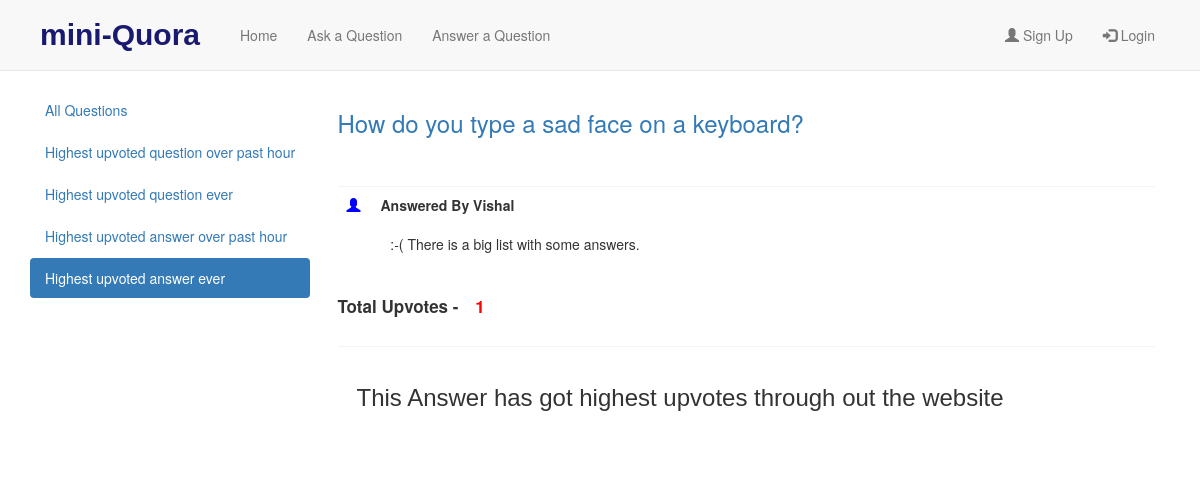
The page /index/highest_upvoted_answer_ever/ on the database its author committed.
### quora/models.py (models this page shows)
class Answers(models.Model):
    answer = models.TextField()
    question_id = models.ForeignKey(Question, on_delete=models.CASCADE)
    answer_upvotes = models.IntegerField(default=0)
    ans_date = models.DateTimeField(auto_now_add=True)
    user_id = models.ForeignKey(User, on_delete=models.CASCADE)

class Question(models.Model):
    question = models.TextField()
    user = models.ForeignKey(User, on_delete=models.CASCADE)
    total_upvotes = models.IntegerField(default=0)
    date = models.DateTimeField(auto_now_add=True)

class User(models.Model):
    fname = models.CharField(max_length=80)
    lname = models.CharField(max_length=80)
    email = models.EmailField(unique=True)
    password = models.CharField(max_length=200)

### quora/views.py (the view)
# urls.py: path('highest_upvoted_answer_ever/', views.highest_upvoted_answer, name='highest_upvoted_answer'),
def highest_upvoted_answer(request):
    answers = Answers.objects.all()
    max_votes = 0
    ans_id = None
    for qun in answers:
        if qun.answer_upvotes > max_votes:
            max_votes = qun.answer_upvotes
            ans_id = qun
    args = {
        'ans_id': ans_id,
    }
    return render(request, 'quora/highest_upvotes_answer.html', args)

### quora/context_processors.py (called while the page is built)
def add_variable_to_context(request):
    if 'user_id' in request.session:
        userid = request.session['user_id']
        user = User.objects.get(pk=userid)
        return {'logged_in': True,
                'user': user
                }
    return {
        'logged_in': False
    }

### quora/templates/quora/highest_upvotes_answer.html (shortened to what this page needs)
{% extends 'quora/base.html' %}
{% block content %}
            {% if ans_id %}
            {% if past_one_hour %}
                        <div class="container-fluid">
                            <h3 style="word-wrap: break-word;margin-bottom:50px"><a href="{% url 'quora:all_answers' qid=ans_id.question_id.id   %} ">{{ans_id.question_id.question}}</a></h3>
                    <ul class="list-group">
                        <div class="well well-sm"><span class="glyphicon glyphicon-user" style="margin-right:20px;color:#0000FF"></span><strong>Answered By     {{ans_id.user_id.fname}}</strong></div>
                        <li class="list-group-item"><p class="text-justify" style="word-wrap: break-word;text-align: justify;text-justify: inter-word;
                                            text-indent:1cm;">{{ans_id.answer}}</p></li>
                        <p style="font-size:17px;">  <strong>Total Upvotes  - <span style="color:red;margin-left:12px">{{ans_id.answer_upvotes}}</span></strong></p>
                            <div class="well"><h3 id="head1">This Answer has got highest upvotes in past one hour</h3></div>
                      </ul>
                    </div>
            {% else %}
                                <div class="container-fluid">
                            <h3 style="word-wrap: break-word;margin-bottom:50px"><a href="{% url 'quora:all_answers' qid=ans_id.question_id.id   %} ">{{ans_id.question_id.question}}</a></h3>
                    <ul class="list-group">
                        <div class="well well-sm"><span class="glyphicon glyphicon-user" style="margin-right:20px;color:#0000FF"></span><strong>Answered By     {{ans_id.user_id.fname}}</strong></div>
                        <li class="list-group-item"><p class="text-justify" style="word-wrap: break-word;text-align: justify;text-justify: inter-word;
                                            text-indent:1cm;">{{ans_id.answer}}</p></li>
                        <p style="font-size:17px;">  <strong>Total Upvotes - <span style="color:red;margin-left:12px">{{ans_id.answer_upvotes}}</span></strong></p>
                            <div class="well"><h3 id="head">This Answer has got highest upvotes through out the website</h3></div>
                      </ul>
                    </div>
            {% endif %}
            {% else %}
            <div class="page-header">
                 <h3 class="text-info" class="font-weight-bold"><a>No question's answer has been voted in last one hour</a></h3>
            </div>
            {% endif %}
{% endblock %}

### quora/templates/quora/base.html (style rules this page uses)
body { padding-top: 90px; }

### quora/templates/quora/highest_upvotes_answer.html (style rules this page uses)
.well { margin-bottom:0px;margin-top:27px;border-radius:0;border:0.5px none;background-color:#FFFFFF }
.list-group > li { margin-bottom: 20px;border:0 none }
#head { font-family: "Arial Black", Gadget, sans-serif;color:lightsteelgrey; }

### rows shown on the page
Answers: question_id.question "How do you type a sad face on a keyboard?", user_id.fname "Vishal", answer ":-( There is a big list with some answers.", answer_upvotes "1"
